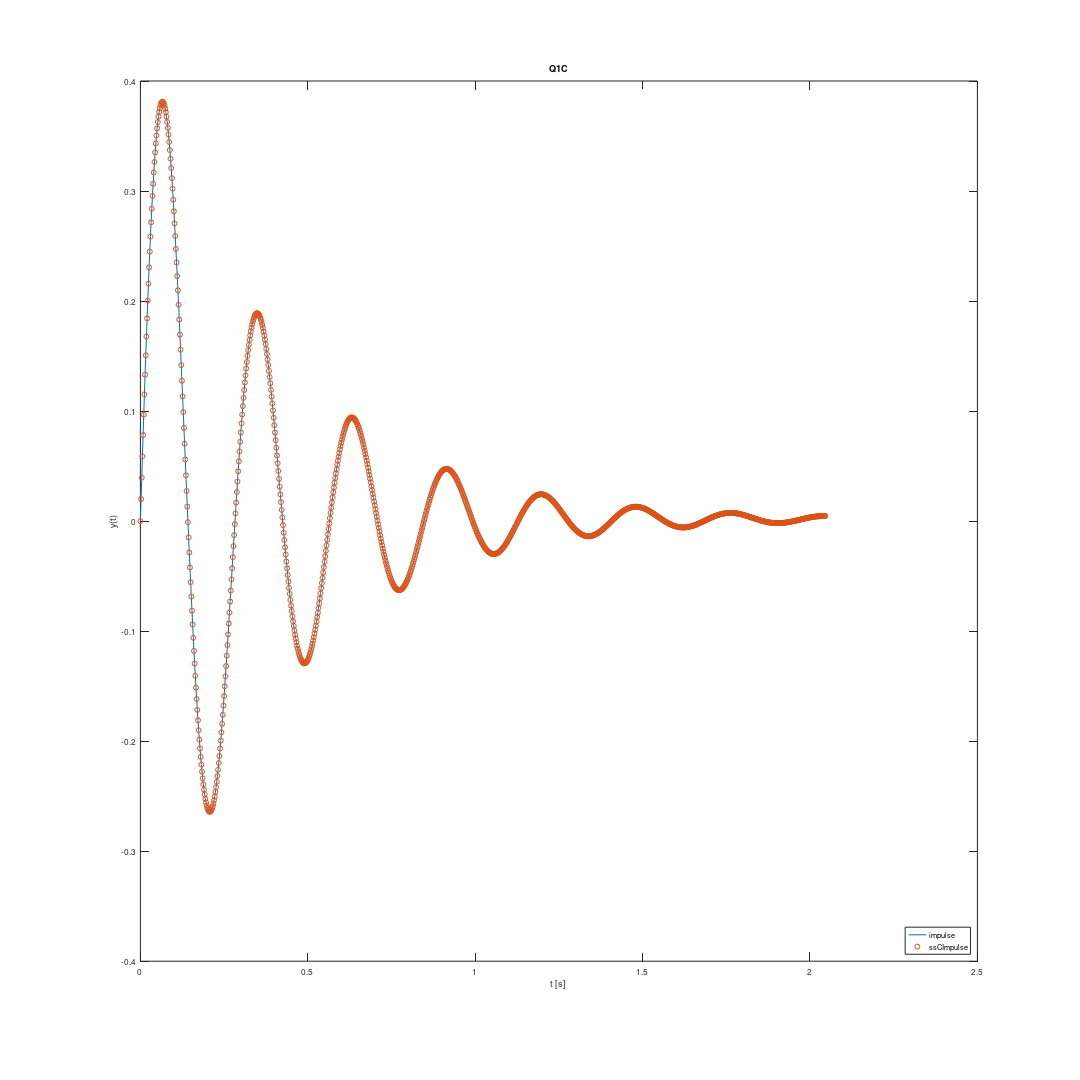
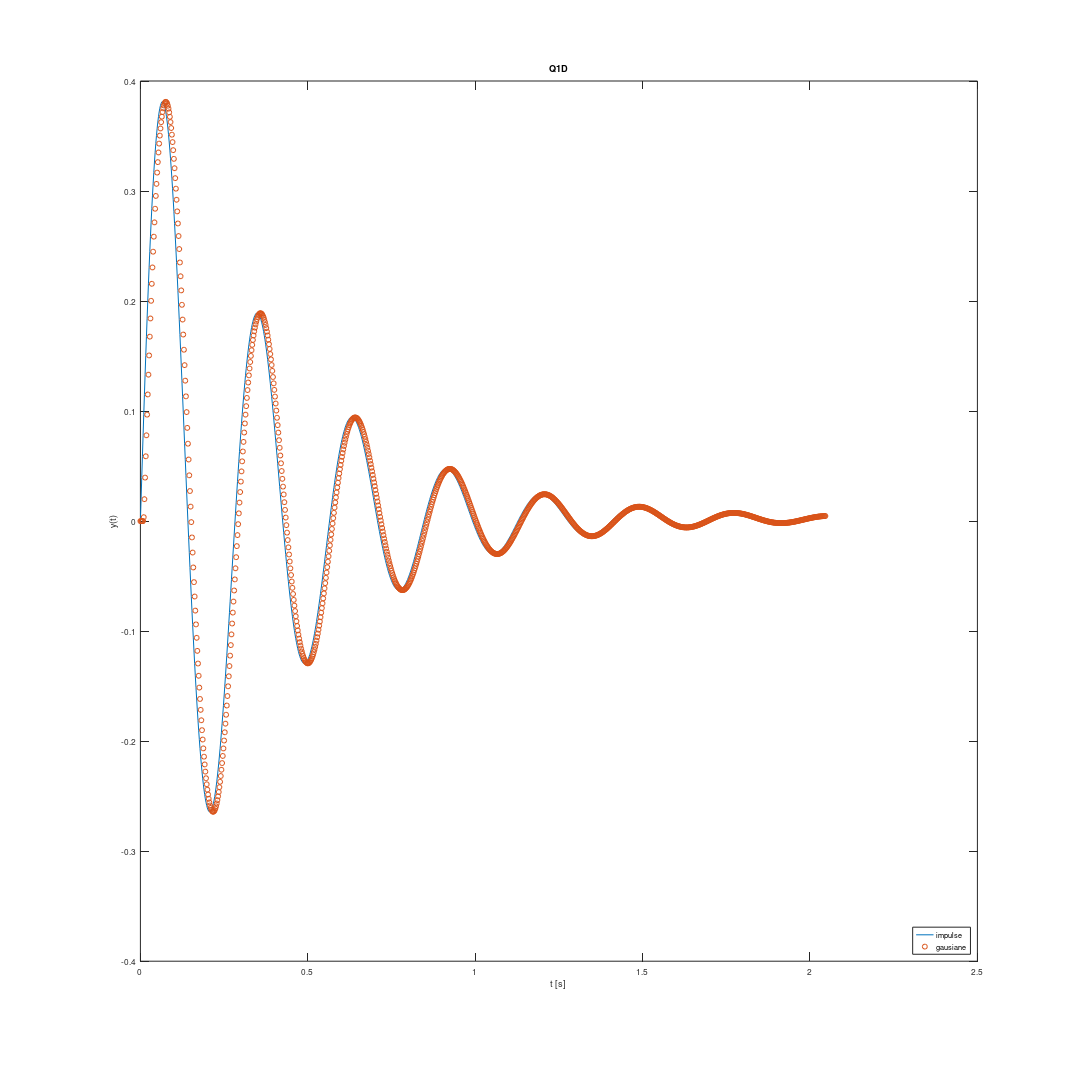

MATLAB code to generate these figures, in order: (Note: this script raises an error after producing the figures.)
%%============================================================================
%%                    Main Code
%%============================================================================
clc
clear all
close all

RA = 217276;

%   Configurações para Images
fpath = 'C:\Users\Admin-PC\OneDrive\UNICAMP\classes\es601\p2\images';
fsize = [0 0 18 18];


%%  Q1A
tf([10 1], [1 5 500 0])



%%  Q1B
Ac = [0 1     0;
      0 0     1;
      0 -500 -5]

Bc = [0;
      0;
      1]

Cc = [1 10 0]

Dc = 0

Ao = Ac'
Bo = Cc'
Co = Bc'
Do = Dc



%% Q1C
t  = 0;
t0 = 0;
dt = 0.002;
N  = 1024;

for i=1:N
    t(i) = (i-1)*dt;
end


hc = 0;
for n=1:length(t)
    if     (t(n)) == t0
        hc(n) = real(Cc * expm(Ac*(t(n)-t0)) * Bc + Dc);

    elseif (t(n))  > t0
        hc(n) = real(Cc * expm(Ac*(t(n)-t0)) * Bc);

    end
end


sc = ss(Ac, Bc, Cc, Dc);
hi = impulse(sc,t);


figure; plot(t, hi, t, hc, 'o')
title('Q1C'); xlabel('t [s]'); ylabel('y(t)');
legend("impulse", "ssCImpulse", "location", "southeast")
set(gcf, 'PaperPosition', fsize);
saveas(gca, fullfile(fpath, 'p2simulado2Q1C'), 'png');



%% Q1D
t  = 0;
dt = 0.002;
N  = 1024;

u  = 0;
b  = 0.001;
tau= 0.01;
aU = 0;

for i=1:N
    t(i) = (i-1)*dt;
    
    u(i) = exp(-( (t(i) - tau)/b )^2);
    
    aU   = aU + u(i)*dt;
end

sg = ss(Ac, Bc, Cc, Dc);
hg = lsim(sg, u, t)/aU;

figure; plot(t, hi, t, hg, 'o')
title('Q1D'); xlabel('t [s]'); ylabel('y(t)');
legend("impulse", "gausiane", "location", "southeast")
set(gcf, 'PaperPosition', fsize);
saveas(gca, fullfile(fpath, 'p2simulado2Q1D'), 'png');



%% Q1H
Ad = [ 0    1;
      -0.2 -0.4]
Bd = [0;
      1]
Cd = [1 0]
Dd = 0

Ak = AkFree_poly(Ad)


